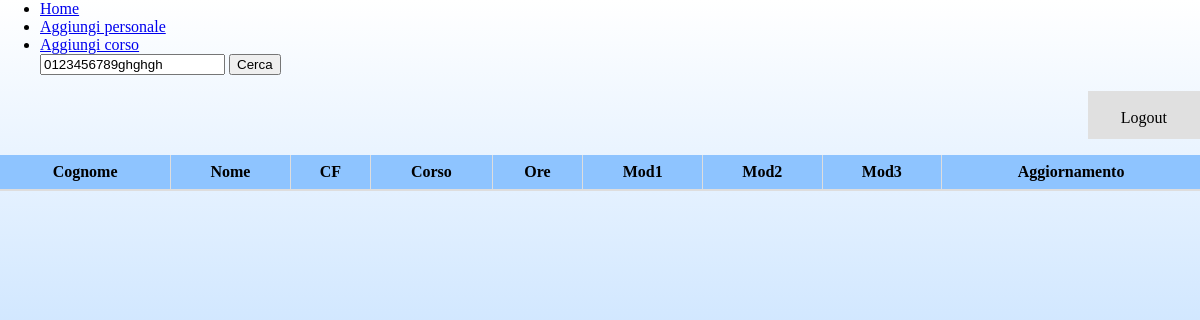
/DataView.php?src=0123456789ghghgh (signed in), run on an earlier commit of the app's database.
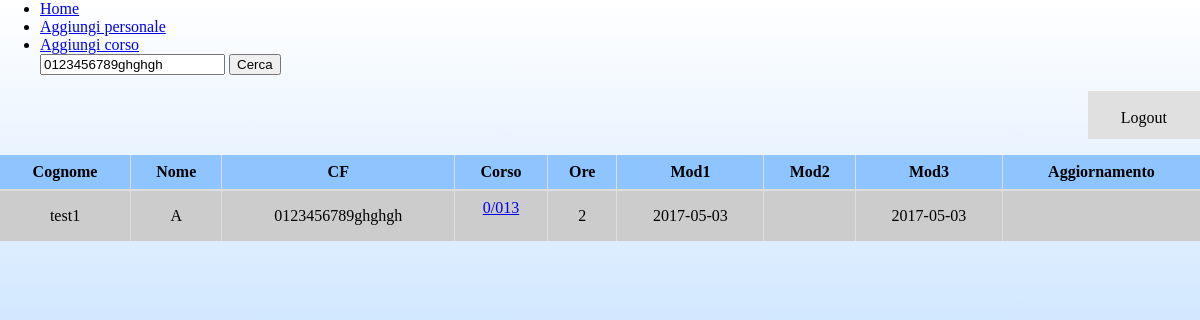
And on a later commit of the database.
### tables this page shows
CREATE TABLE `corsi_personale` (
  `Id_Sede` int(11) NOT NULL,
  `Id_Personale` int(11) NOT NULL,
  `Id_Corso` varchar(10) NOT NULL,
  `Ore` int(11) DEFAULT NULL,
  `Mod1` date DEFAULT NULL,
  `Mod2` date DEFAULT NULL,
  `Mod3` date DEFAULT NULL,
  `Aggiornamento` date DEFAULT NULL,
  KEY `Link_Corsi_idx` (`Id_Corso`),
  KEY `Link_personale_idx` (`Id_Personale`),
  KEY `Link_Sedi_idx` (`Id_Sede`),
  CONSTRAINT `Link_Corsi` FOREIGN KEY (`Id_Corso`) REFERENCES `corsi` (`Id`) ON DELETE CASCADE ON UPDATE CASCADE,
  CONSTRAINT `Link_Sedi` FOREIGN KEY (`Id_Sede`) REFERENCES `sedi` (`id`) ON DELETE CASCADE ON UPDATE CASCADE,
  CONSTRAINT `Link_personale` FOREIGN KEY (`Id_Personale`) REFERENCES `personale` (`Id`) ON DELETE CASCADE ON UPDATE CASCADE
);

CREATE TABLE `personale` (
  `Id` int(11) NOT NULL AUTO_INCREMENT,
  `Cognome` varchar(45) DEFAULT NULL,
  `Nome` varchar(45) DEFAULT NULL,
  `DataNascita` date DEFAULT NULL,
  `ComuneNascita` varchar(45) DEFAULT NULL,
  `CF` varchar(20) DEFAULT NULL,
  PRIMARY KEY (`Id`),
  UNIQUE KEY `CF_UNIQUE` (`CF`)
);

### dbHandler.php (called while the page is built, shortened)
<?php
Class DbHandler {
  protected $conn;
  function __construct(){
    $this->servername = 'localhost';
    $this->username = 'root';
    $this->password = 'root';
    $this->dbName = 'corsisicurezzadb';
    try {
      $this->conn = new PDO("mysql:host=$this->servername;dbname=$this->dbName", $this->username, $this->password);
      $this->conn->setAttribute(PDO::ATTR_ERRMODE, PDO::ERRMODE_EXCEPTION);
    }
    catch(PDOException $e) {
      echo "Connection failed: " . $e->getMessage();
    }
  }
  public function query($query){
    try {
      $sth = $this->conn->prepare($query);
      $sth->execute();
      return $sth;
    }
    catch(PDOException $e){
      return null;
    }
  }
}
Class DataViewHandler extends DbHandler{
  private $x_pag;
  private $all_pages;
  function __construct(){
    $search = $this->getSearchedText();
    $this->all_rows = $this->query($this->countQuery($search))->fetchColumn();
    $this->x_pag = $this->getRecordPerPag();
    $this->all_pages = ceil($this->all_rows / $this->x_pag);
  }
  public function buildQuery($searchText){
    $sql = "SELECT corsisicurezzadb.personale.Cognome, corsisicurezzadb.personale.Nome, corsisicurezzadb.personale.CF, corsisicurezzadb.corsi_personale.Id_Corso, corsisicurezzadb.corsi_personale.Ore, corsisicurezzadb.corsi_personale.Mod1, corsisicurezzadb.corsi_personale.Mod2, corsisicurezzadb.corsi_personale.Mod3, corsisicurezzadb.corsi_personale.Aggiornamento".
    " from corsi_personale, personale".
    " where corsisicurezzadb.corsi_personale.Id_Personale = corsisicurezzadb.personale.Id".
    " and ( personale.CF LIKE '%$searchText%'".
    " or personale.Cognome LIKE '%$searchText%'".
    " or personale.Nome LIKE '%$searchText%'".
    " or corsi_personale.Id_Corso LIKE '%$searchText%' )".
    " order by corsi_personale.Id_Corso";
    return $sql;
  }
  public function countQuery($searchText){
    $sql = "SELECT count(corsisicurezzadb.personale.Id)".
    " from corsi_personale, personale".
    " where corsisicurezzadb.corsi_personale.Id_Personale = corsisicurezzadb.personale.Id".
    " and ( personale.CF LIKE '%$searchText%'".
    " or personale.Cognome LIKE '%$searchText%'".
    " or personale.Nome LIKE '%$searchText%'".
    " or corsi_personale.Id_Corso LIKE '%$searchText%' )";
    return $sql;
  }
  public function getSearchedText(){
    return $_GET['src'];
  }
  public function getPag(){
    $pag = isset($_GET['pag']) ? $_GET['pag'] : 1;
    if (!$pag || !is_numeric($pag) || $pag > $this->all_pages || $pag <= 0) $pag = 1;
    return $pag;
  }
  public function getRecordPerPag(){
    $x_pag = isset($_GET['rpp']) ? $_GET['rpp'] : 20;
    return $x_pag;
  }
  public function search(){
    $first = ($this->getPag()-1) * $this->x_pag;
    $sth = $this->query($this->buildQuery($this->getSearchedText()).' LIMIT '.$first.', '.$this->x_pag);
    $tab = [];
    while($r = $sth->fetch(PDO::FETCH_ASSOC))
      array_push($tab, $r);
    return $tab;
  }
}
?>

### DataView.php (the view, shortened to what the changed rows need)
<html>
<head>
    <link rel="stylesheet" type="text/css" href="css/style.css">
</head>
<body>
    <div class="">
                <?php
                require_once('dbHandler.php');
                ?>
        <?php
        require_once('dbHandler.php');
        $dv_handler = new DataViewHandler();
        $pag = $dv_handler->getPag();
        $src = $dv_handler->getSearchedText();
        $str = "<table class='table'>".
            "<thead>".
                "<tr>".
                  "<th scope='col'>Cognome</th>".
                  "<th scope='col'>Nome</th>".
                  "<th scope='col'>CF</th>".
                  "<th scope='col'>Corso</th>".
                  "<th scope='col'>Ore</th>".
                  "<th scope='col'>Mod1</th>".
                  "<th scope='col'>Mod2</th>".
                  "<th scope='col'>Mod3</th>".
                  "<th scope='col'>Aggiornamento</th>".
                "</tr>".
            "</thead>".
            "<tbody>";
        $i = 0;
        foreach ($dv_handler->search() as $record) {
          $i = $i + 1;
          $str = $str."<tr>
                <td>".$record['Cognome']."</td>
                <td>".$record['Nome']."</td>
                <td>".$record['CF']."</td>
                <td>
                  <form id='".$i."' action='Corso_details.php' method='POST'>
                    <input type='hidden' name='corsoId' value='".$record['Id_Corso']."'/>
                    <input type='hidden' name='pag' value='".$pag."'/>
                    <input type='hidden' name='src' value='".$src."'/>
                    <input type='hidden' name='details' value='submit'/>".
                    '<a href="#" onclick="submit('.$i.');">'.$record['Id_Corso']."</a>
                  </form>
                </td>
                <td>".$record['Ore']."</td>
                <td>".$record['Mod1']."</td>
                <td>".$record['Mod2']."</td>
                <td>".$record['Mod3']."</td>
                <td>".$record['Aggiornamento']."</td>
              </tr>";
        }
        $str = $str."</tbody> </table> <div class='pagcontainer'>";
      $str = $str."</div>";
      echo $str;
      ?>
    </div>
</body>
</html>

What changed in the data, as far as the page shows it:
added corsi_personale: Id_Personale.Cognome "test1", Id_Personale.Nome "A", Id_Personale.CF "0123456789ghghgh", Id_Corso "0/013", Ore "2", Mod1 "2017-05-03", Mod3 "2017-05-03"
